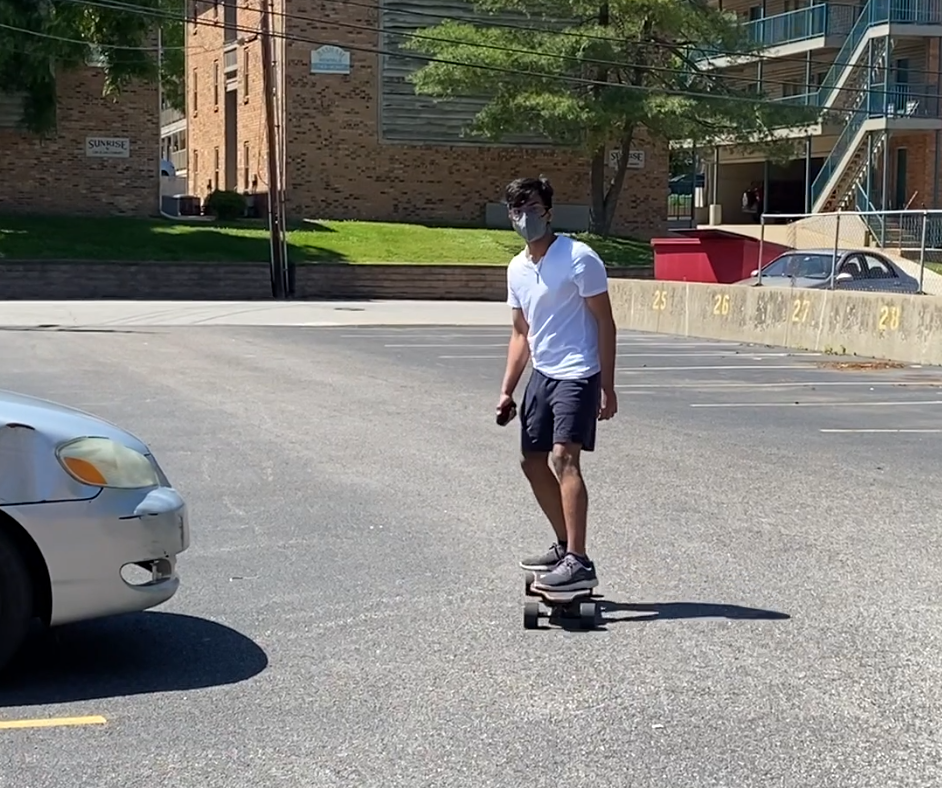
#> input picture asadd.PNG, 942 x 788 px, found by its file name
$ python main.py
#> lines starting #> are read from the running program, lines starting #| are printed output that depends on the picture
import cv2

image = cv2.imread('asadd.png',1 )
#> image is the input picture: shape (788, 942, 3); mean B, G, R 122.3, 127.3, 128.6

print(type(image))
#| <class 'numpy.ndarray'>
resized_image = cv2.resize(image,(1600,900))
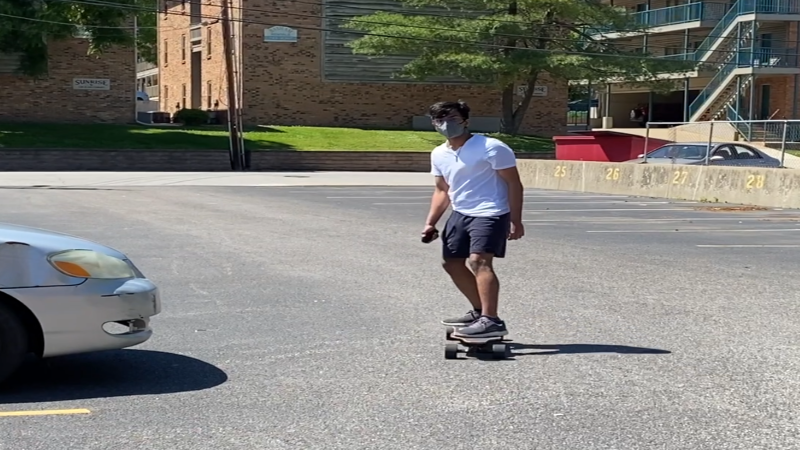
#> resized_image: shape (900, 1600, 3) (shown at 1/2 size); mean B, G, R 122.2, 127.2, 128.5
cv2.imshow("board",resized_image)
cv2.waitKey(2000)
cv2.destroyAllWindows()

$ run again, with img1.jpeg saved as asadd.PNG
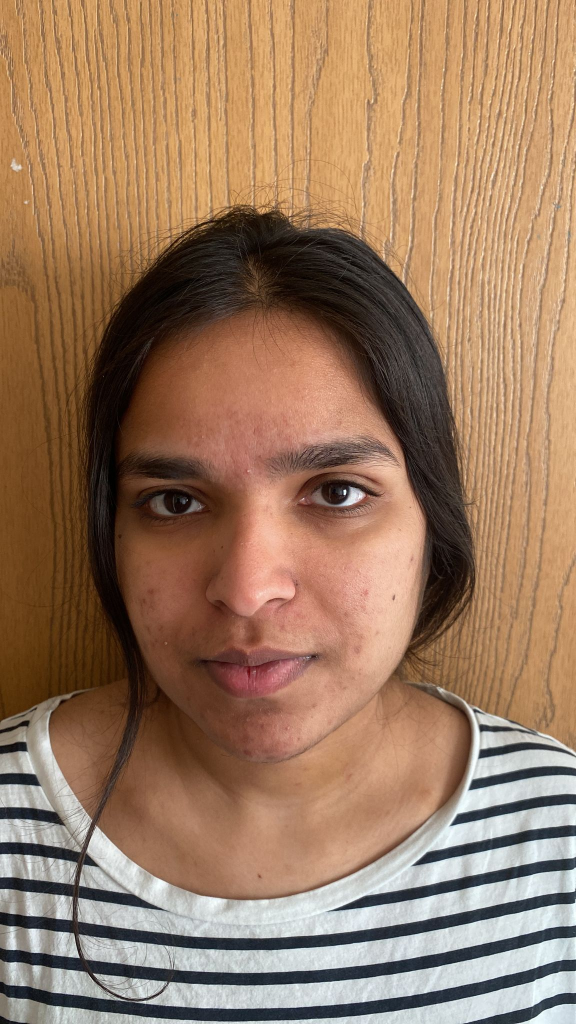
#> input picture img1.jpeg, 1152 x 2048 px, found by its file name (shown at 1/2 size)
#> image is the input picture: shape (2048, 1152, 3); mean B, G, R 96.2, 122.2, 155.2
#| <class 'numpy.ndarray'>
#> `resized_image = cv2.resize(image,(1600,900))`:
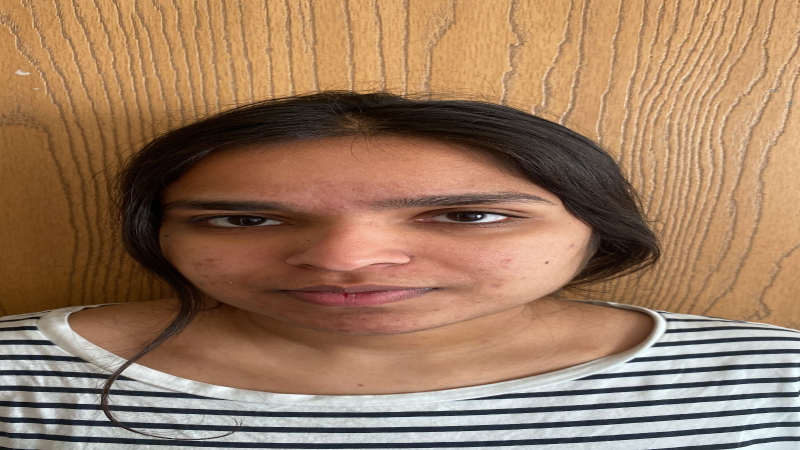
#> resized_image: shape (900, 1600, 3) (shown at 1/2 size); mean B, G, R 96, 122.1, 155.1

$ run again, with img2.jpeg saved as asadd.PNG
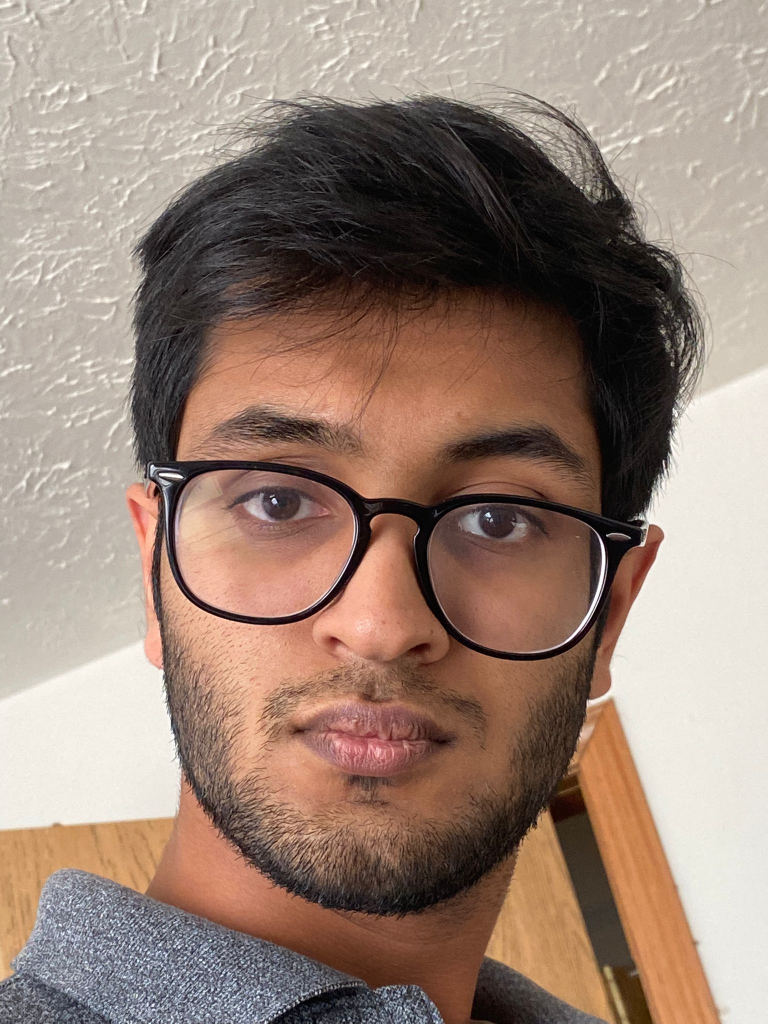
#> input picture img2.jpeg, 1536 x 2048 px, found by its file name (shown at 1/2 size)
#> image is the input picture: shape (2048, 1536, 3); mean B, G, R 118.2, 130.9, 152.8
#| <class 'numpy.ndarray'>
#> `resized_image = cv2.resize(image,(1600,900))`:
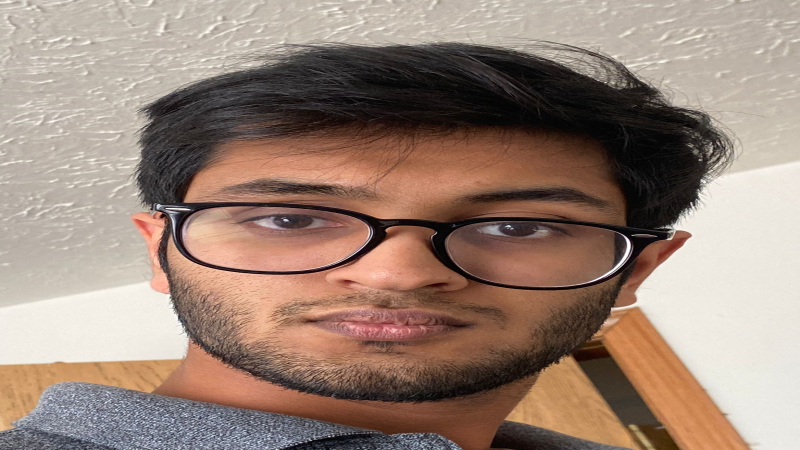
#> resized_image: shape (900, 1600, 3) (shown at 1/2 size); mean B, G, R 118.1, 130.8, 152.7

$ run again, with img3.jpeg saved as asadd.PNG
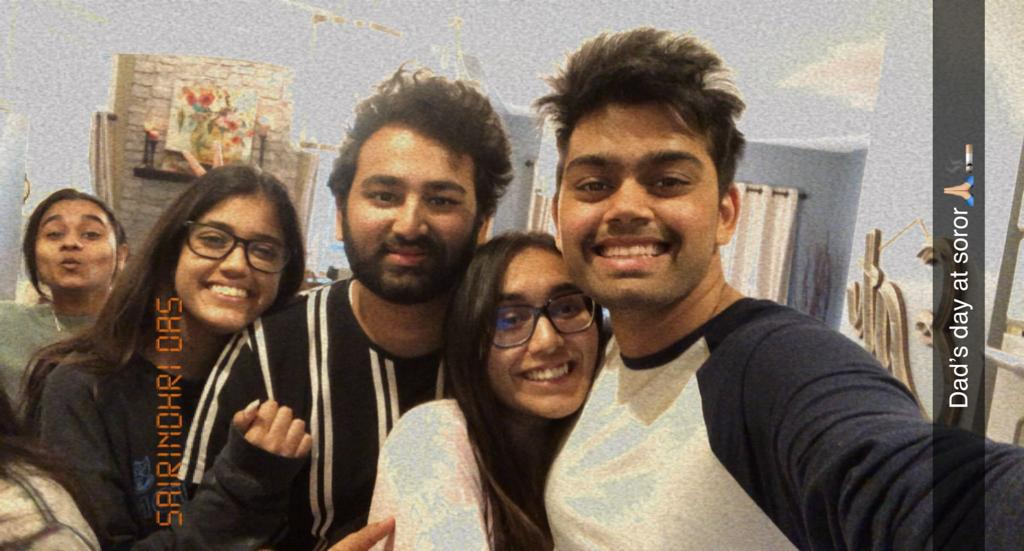
#> input picture img3.jpeg, 1024 x 551 px, found by its file name
#> image is the input picture: shape (551, 1024, 3); mean B, G, R 100.6, 113.5, 128.1
#| <class 'numpy.ndarray'>
#> `resized_image = cv2.resize(image,(1600,900))`:
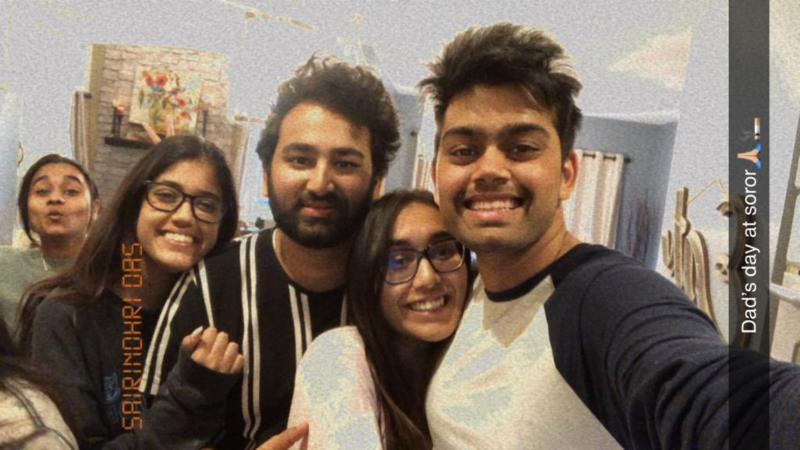
#> resized_image: shape (900, 1600, 3) (shown at 1/2 size); mean B, G, R 100.4, 113.4, 127.9
